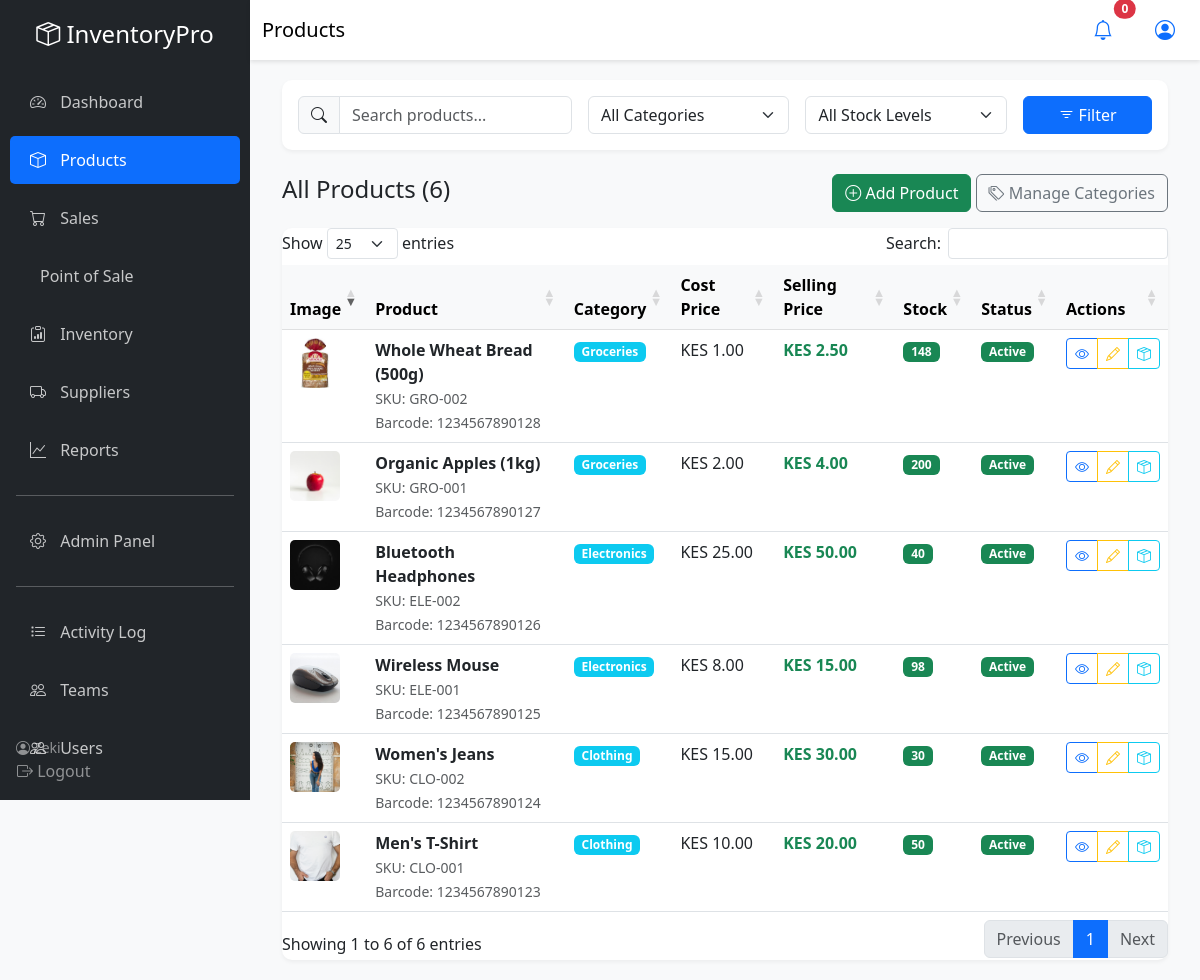
Screenshot of /products/ (signed in) with the database file from the repository.
### apps/products/models.py (models this page shows, shortened)
class Product(models.Model):
    name = models.CharField(max_length=200)
    sku = models.CharField(max_length=50, unique=True, help_text="Stock Keeping Unit")
    barcode = models.CharField(max_length=100, blank=True, null=True, unique=True)
    category = models.ForeignKey(Category, on_delete=models.SET_NULL, null=True, related_name='products')
    description = models.TextField(blank=True)
    image = models.ImageField(upload_to='products/', blank=True, null=True)
    cost_price = models.DecimalField(max_digits=10, decimal_places=2, validators=[MinValueValidator(Decimal('0.00'))])
    selling_price = models.DecimalField(max_digits=10, decimal_places=2, validators=[MinValueValidator(Decimal('0.00'))])
    current_stock = models.IntegerField(default=0, validators=[MinValueValidator(0)])
    reorder_level = models.IntegerField(default=10, validators=[MinValueValidator(0)])
    is_active = models.BooleanField(default=True)
    created_by = models.ForeignKey(User, on_delete=models.SET_NULL, null=True, related_name='created_products')
    created_at = models.DateTimeField(auto_now_add=True)
    updated_at = models.DateTimeField(auto_now=True)
    class Meta:
        ordering = ['-created_at']
        indexes = [
            models.Index(fields=['sku']),
            models.Index(fields=['barcode']),
            models.Index(fields=['name']),
        ]
    @property
    def is_low_stock(self):
        return self.current_stock <= self.reorder_level

class Category(models.Model):
    name = models.CharField(max_length=100, unique=True)
    description = models.TextField(blank=True)
    created_at = models.DateTimeField(auto_now_add=True)
    class Meta:
        verbose_name_plural = "Categories"
        ordering = ['name']

### apps/products/views.py (the view)
# urls.py: path('', views.product_list, name='product_list'),
@login_required
def product_list(request):
    products = Product.objects.select_related('category').all()
    search_query = request.GET.get('search', '')
    if search_query:
        products = products.filter(
            Q(name__icontains=search_query) |
            Q(sku__icontains=search_query) |
            Q(barcode__icontains=search_query)
        )
    category_id = request.GET.get('category')
    if category_id:
        products = products.filter(category_id=category_id)
    stock_filter = request.GET.get('stock')
    if stock_filter == 'low':
        products = products.filter(current_stock__lte=F('reorder_level'))
    elif stock_filter == 'out':
        products = products.filter(current_stock=0)
    paginator = Paginator(products, 20)
    page_number = request.GET.get('page')
    page_obj = paginator.get_page(page_number)
    categories = Category.objects.all()
    context = {
        'page_obj': page_obj,
        'categories': categories,
        'search_query': search_query,
    }
    return render(request, 'products/product_list.html', context)

### config/context_processors.py (called while the page is built)
def inventory_context(request):
    if request.user.is_authenticated:
        low_stock_count = Product.objects.filter(
            is_active=True,
            current_stock__lte=F('reorder_level')
        ).count()
        return {
            'low_stock_count': low_stock_count
        }
    return {}

### templates/products/product_list.html (shortened to what this page needs)
{% extends 'base.html' %}
{% block page_title %}Products{% endblock %}
{% block content %}
<div class="container-fluid">
    <div class="card card-custom mb-4">
        <div class="card-body">
            <form method="get" class="row g-3">
                <div class="col-md-4">
                    <div class="input-group">
                        <span class="input-group-text"><i class="bi bi-search"></i></span>
                        <input type="text" name="search" class="form-control"
                               placeholder="Search products..." value="{{ search_query }}">
                    </div>
                </div>
                <div class="col-md-3">
                    <select name="category" class="form-select">
                        <option value="">All Categories</option>
                    </select>
                </div>
                <div class="col-md-3">
                    <select name="stock" class="form-select">
                        <option value="">All Stock Levels</option>
                    </select>
                </div>
                <div class="col-md-2">
                    <button type="submit" class="btn btn-primary w-100">
                        <i class="bi bi-filter"></i> Filter
                    </button>
                </div>
            </form>
        </div>
    </div>
    <div class="d-flex justify-content-between align-items-center mb-3">
        <h4>All Products ({{ page_obj.paginator.count }})</h4>
        <div>
            <a href="{% url 'products:product_create' %}" class="btn btn-success">
                <i class="bi bi-plus-circle"></i> Add Product
            </a>
            <a href="{% url 'products:category_list' %}" class="btn btn-outline-secondary">
                <i class="bi bi-tags"></i> Manage Categories
            </a>
        </div>
    </div>
    <div class="card card-custom">
        <div class="card-body p-0">
            <div class="table-responsive">
                <table class="table table-hover mb-0 datatable">
                    <thead class="table-light">
                        <tr>
                            <th>Image</th>
                            <th>Product</th>
                            <th>Category</th>
                            <th>Cost Price</th>
                            <th>Selling Price</th>
                            <th>Stock</th>
                            <th>Status</th>
                            <th>Actions</th>
                        </tr>
                    </thead>
                    <tbody>
                        {% for product in page_obj %}
                        <tr>
                            <td>
                                {% if product.image %}
                                <img src="{{ product.image.url }}" alt="{{ product.name }}"
                                     style="width: 50px; height: 50px; object-fit: cover; border-radius: 5px;">
                                {% else %}
                                <div style="width: 50px; height: 50px; background: #e9ecef; border-radius: 5px; display: flex; align-items: center; justify-content: center;">
                                    <i class="bi bi-image text-muted"></i>
                                </div>
                                {% endif %}
                            </td>
                            <td>
                                <strong>{{ product.name }}</strong><br>
                                <small class="text-muted">SKU: {{ product.sku }}</small>
                                {% if product.barcode %}
                                <br><small class="text-muted">Barcode: {{ product.barcode }}</small>
                                {% endif %}
                            </td>
                            <td>
                                {% if product.category %}
                                <span class="badge bg-info">{{ product.category.name }}</span>
                                {% else %}
                                <span class="text-muted">Uncategorized</span>
                                {% endif %}
                            </td>
                            <td>KES {{ product.cost_price }}</td>
                            <td><strong class="text-success">KES {{ product.selling_price }}</strong></td>
                            <td>
                                {% if product.current_stock == 0 %}
                                <span class="badge bg-danger">OUT OF STOCK</span>
                                {% elif product.is_low_stock %}
                                <span class="badge bg-warning text-dark">{{ product.current_stock }} (LOW)</span>
                                {% else %}
                                <span class="badge bg-success">{{ product.current_stock }}</span>
                                {% endif %}
                            </td>
                            <td>
                                {% if product.is_active %}
                                <span class="badge bg-success">Active</span>
                                {% else %}
                                <span class="badge bg-secondary">Inactive</span>
                                {% endif %}
                            </td>
                            <td>
                                <div class="btn-group">
                                    <a href="{% url 'products:product_detail' product.id %}"
                                       class="btn btn-sm btn-outline-primary" title="View">
                                        <i class="bi bi-eye"></i>
                                    </a>
                                    <a href="{% url 'products:product_update' product.id %}"
                                       class="btn btn-sm btn-outline-warning" title="Edit">
                                        <i class="bi bi-pencil"></i>
                                    </a>
                                    <a href="{% url 'inventory:adjust_stock' product.id %}"
                                       class="btn btn-sm btn-outline-info" title="Adjust Stock">
                                        <i class="bi bi-box-seam"></i>
                                    </a>
                                </div>
                            </td>
                        </tr>
                        {% endfor %}
                    </tbody>
                </table>
            </div>
        </div>
    </div>
</div>
{% endblock %}

### templates/base.html (shortened to what this page needs)
<!DOCTYPE html>
{% load static %}
<html lang="en">
<head>
    <link href="https://cdn.jsdelivr.net/npm/bootstrap@5.3.0/dist/css/bootstrap.min.css" rel="stylesheet">
    <link rel="stylesheet" href="https://cdn.jsdelivr.net/npm/bootstrap-icons@1.11.0/font/bootstrap-icons.css">
    <link rel="stylesheet" href="https://cdn.datatables.net/1.13.6/css/dataTables.bootstrap5.min.css">
</head>
<body>
    <nav class="sidebar" id="sidebar">
        <div class="text-center mb-4">
            <h4 class="text-white">
                <i class="bi bi-box-seam"></i> InventoryPro
            </h4>
        </div>
        <ul class="nav flex-column">
            <li class="nav-item">
                <a class="nav-link {% if request.path == '/dashboard/' %}active{% endif %}" href="{% url 'dashboard' %}">
                    <i class="bi bi-speedometer2"></i> Dashboard
                </a>
            </li>
            <li class="nav-item">
                <a class="nav-link {% if 'products' in request.path %}active{% endif %}" href="{% url 'products:product_list' %}">
                    <i class="bi bi-box"></i> Products
                </a>
            </li>
            <li class="nav-item">
                <a class="nav-link {% if 'sales' in request.path %}active{% endif %}" href="{% url 'sales:sales_list' %}">
                    <i class="bi bi-cart"></i> Sales
                </a>
            </li>
            <li class="nav-item">
                <a class="nav-link {% if 'pos' in request.path %}active{% endif %}" href="{% url 'sales:new_sale' %}">
                     Point of Sale
                </a>
            </li>
            <li class="nav-item">
                <a class="nav-link {% if 'inventory' in request.path %}active{% endif %}" href="{% url 'inventory:stock_list' %}">
                    <i class="bi bi-clipboard-data"></i> Inventory
                </a>
            </li>
            <li class="nav-item">
                <a class="nav-link {% if 'suppliers' in request.path %}active{% endif %}" href="{% url 'suppliers:supplier_list' %}">
                    <i class="bi bi-truck"></i> Suppliers
                </a>
            </li>
            <li class="nav-item">
                <a class="nav-link {% if 'reports' in request.path %}active{% endif %}" href="{% url 'reports:dashboard' %}">
                    <i class="bi bi-graph-up"></i> Reports
                </a>
            </li>
            <hr class="text-white mx-3">
            <li class="nav-item">
                <a class="nav-link" href="{% url 'admin:index' %}">
                    <i class="bi bi-gear"></i> Admin Panel
                </a>
            </li>
        {% if user.is_superuser or user.profile.role.name in "ADMIN,MANAGER" %}
            <hr class="text-white mx-3">
            <li class="nav-item">
                <a class="nav-link {% if 'activity' in request.path %}active{% endif %}" href="{% url 'users:activity_log' %}">
                    <i class="bi bi-list-task"></i> Activity Log
                </a>
            </li>
            <li class="nav-item">
                <a class="nav-link {% if 'teams' in request.path %}active{% endif %}" href="{% url 'users:team_list' %}">
                    <i class="bi bi-people"></i> Teams
                </a>
            </li>
            <li class="nav-item">
                <a class="nav-link {% if 'users' in request.path %}active{% endif %}" href="{% url 'users:user_list' %}">
                    <i class="bi bi-people"></i> Users
                </a>
            </li>
        {% endif %}
        </ul>
        <div class="position-absolute bottom-0 w-100 p-3">
            <div class="text-white-50 small">
                <i class="bi bi-person-circle"></i> {{ user.username }}
                <br>
                <form method="POST" action="{% url 'logout' %}" class="d-inline">
                    <button class="btn btn-link text-white-50 text-decoration-none p-0 m-0">
                        <i class="bi bi-box-arrow-right"></i> Logout
                    </button>
                </form>
            </div>
        </div>
    </nav>
    <nav class="navbar navbar-top navbar-expand-lg navbar-light sticky-top">
        <div class="container-fluid">
            <span class="navbar-brand mb-0 h1">{% block page_title %}Dashboard{% endblock %}</span>
            <div class="d-flex align-items-center">
                <div class="dropdown">
                    <button class="btn btn-link position-relative" data-bs-toggle="dropdown">
                        <i class="bi bi-bell fs-5"></i>
                        <span class="position-absolute top-0 start-100 translate-middle badge rounded-pill bg-danger">
                            {{ low_stock_count }}
                        </span>
                    </button>
                </div>
                <div class="dropdown ms-3">
                    <button class="btn btn-link" data-bs-toggle="dropdown">
                        <i class="bi bi-person-circle fs-5"></i>
                    </button>
                </div>
            </div>
        </div>
    </nav>
    <main class="main-content">
        {% block content %}{% endblock %}
    </main>
</body>
</html>

### templates/base.html (style rules this page uses)
:root { --sidebar-width: 250px; --primary-color: #0d6efd; --sidebar-bg: #212529; }
body { font-family: 'Segoe UI', Tahoma, Geneva, Verdana, sans-serif; background-color: #f8f9fa; }
.sidebar { position: fixed; top: 0; left: 0; height: 100vh; width: var(--sidebar-width); background-color: var(--sidebar-bg); padding-top: 20px; overflow-y: auto; z-index: 1000; transition: all 0.3s; }
.sidebar .nav-link { color: rgba(255, 255, 255, 0.75); padding: 12px 20px; margin: 5px 10px; border-radius: 5px; transition: all 0.3s; }
.sidebar .nav-link:hover, .sidebar .nav-link.active { background-color: var(--primary-color); color: white; }
.sidebar .nav-link i { margin-right: 10px; width: 20px; }
.main-content { margin-left: var(--sidebar-width); padding: 20px; min-height: 100vh; }
.navbar-top { margin-left: var(--sidebar-width); background-color: white; box-shadow: 0 2px 4px rgba(0,0,0,0.1); }
.card-custom { border: none; border-radius: 10px; box-shadow: 0 2px 4px rgba(0,0,0,0.05); }

### rows the page displays
Product: image (picture), name "Whole Wheat Bread (500g)", sku "GRO-002", barcode "1234567890128", category.name "Groceries", cost_price "1.00", selling_price "2.50", current_stock "148", is_active "Active"
Product: image (picture), name "Organic Apples (1kg)", sku "GRO-001", barcode "1234567890127", category.name "Groceries", cost_price "2.00", selling_price "4.00", current_stock "200", is_active "Active"
Product: image (picture), name "Bluetooth Headphones", sku "ELE-002", barcode "1234567890126", category.name "Electronics", cost_price "25.00", selling_price "50.00", current_stock "40", is_active "Active"
Product: image (picture), name "Wireless Mouse", sku "ELE-001", barcode "1234567890125", category.name "Electronics", cost_price "8.00", selling_price "15.00", current_stock "98", is_active "Active"
Product: image (picture), name "Women's Jeans", sku "CLO-002", barcode "1234567890124", category.name "Clothing", cost_price "15.00", selling_price "30.00", current_stock "30", is_active "Active"
Product: image (picture), name "Men's T-Shirt", sku "CLO-001", barcode "1234567890123", category.name "Clothing", cost_price "10.00", selling_price "20.00", current_stock "50", is_active "Active"

### other values shown
{{ user.username }} "Zeki"
{{ low_stock_count }} "0"
{{ page_obj.paginator.count }} "6"
